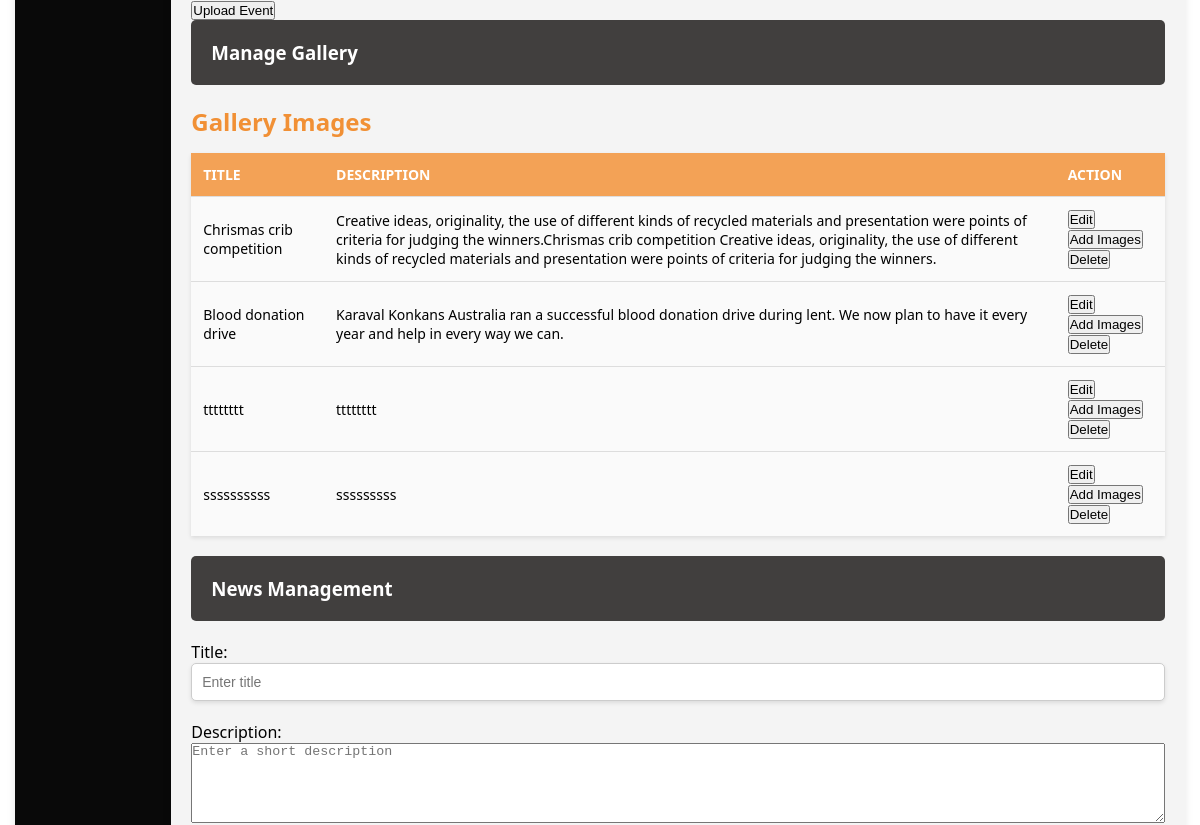
/admin (signed in, middle part), run on an earlier commit of the app's database.
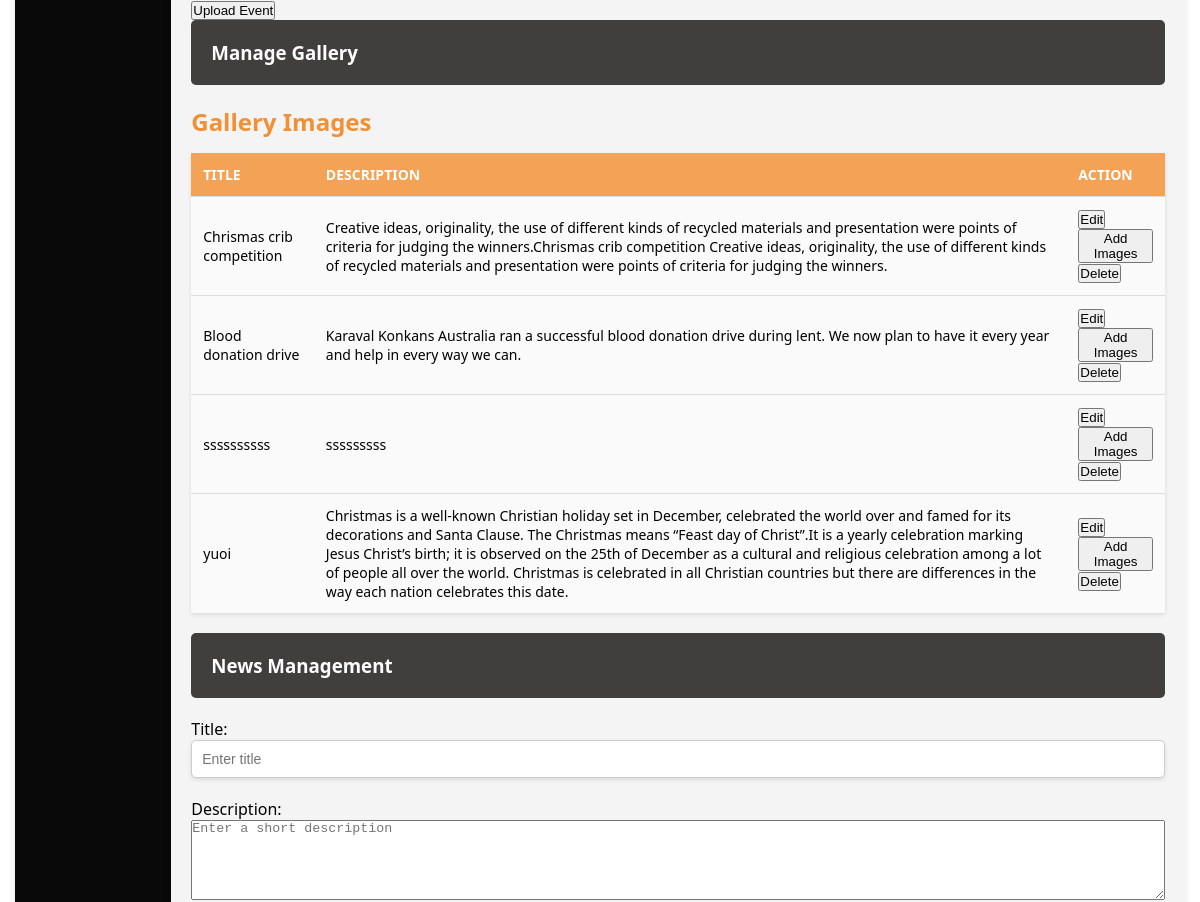
And on a later commit of the database.
### tables this page shows
CREATE TABLE gallery (
    id INTEGER PRIMARY KEY AUTOINCREMENT,
    title TEXT NOT NULL,
    description TEXT NOT NULL,
    file_path TEXT NOT NULL
    , uploaded_at TIMESTAMP);

### app.py (the view)
@app.route('/admin')
def admin_panel():
    if 'admin_id' not in session:
        flash("Please log in as an admin to access this page.", "danger")
        return redirect(url_for('admin_login'))
    with sqlite3.connect(DB_PATH) as conn:
        cursor = conn.cursor()
        query = '''
        SELECT
        u.user_id AS UserID,
    u.name AS Name,
    u.email AS Email,
    u.phone AS Phone,
    f.nearest_city AS NearestCity,
    f.details AS Details,
    f.num_children AS NumberOfChildren
FROM users u
LEFT JOIN family_details f ON u.user_id = f.user_id;
        '''
        cursor.execute(query)
        registrations = cursor.fetchall()
        cursor.execute("SELECT event_id, title, description FROM events WHERE category='upcoming' ORDER BY uploaded_at DESC")
        upcoming_events = cursor.fetchall()
        cursor.execute("SELECT title, description, event_id FROM events WHERE category='past' ORDER BY uploaded_at DESC")
        past_events = cursor.fetchall()
        cursor.execute('''
        SELECT er.registration_id, er.event_id, e.title, er.name, er.email, er.phone, er.num_people
        FROM event_registrations er
        JOIN events e ON er.event_id = e.event_id
        ORDER BY er.registration_id DESC
        ''')
        event_registrations = cursor.fetchall()
        cursor.execute("SELECT COUNT(*) FROM users")
        total_users = cursor.fetchone()[0]
        cursor.execute("SELECT COALESCE(SUM(num_people), 0) FROM event_registrations")
        total_event_registrations = cursor.fetchone()[0]
        cursor.execute('''
            SELECT e.title, COALESCE(SUM(er.num_people), 0)
            FROM event_registrations er
            JOIN events e ON er.event_id = e.event_id
            GROUP BY e.title
        ''')
        event_chart_data = cursor.fetchall()
        cursor.execute('''
            SELECT COALESCE(f.nearest_city, 'None'), COALESCE(SUM(er.num_people), 0)
            FROM event_registrations er
            JOIN users u ON er.email = u.email
            LEFT JOIN family_details f ON u.user_id = f.user_id
            GROUP BY f.nearest_city
        ''')
        event_city_chart_data = cursor.fetchall()
        cursor.execute("SELECT id, title, description, file_path FROM gallery")
        gallery_images = cursor.fetchall()
    cursor.execute("SELECT id, title, description FROM news ORDER BY id DESC")
    news_articles = cursor.fetchall()
    conn.close()
    formatted_news = [{"id": row[0], "title": row[1], "description": row[2]} for row in news_articles]
    return render_template(
        "admin.html",
        registrations=registrations,
        upcoming_events=upcoming_events,
        past_events=past_events,
        event_registrations=event_registrations,  # Pass event registrations to the template
        total_users=total_users,
        total_event_registrations=total_event_registrations,
        event_chart_data=event_chart_data,
        event_city_chart_data=event_city_chart_data,
        gallery_images=gallery_images,
        news_articles=formatted_news
    )

### templates/admin.html (shortened to what this page needs)
<!DOCTYPE html>
<html lang="en">
<head>
    <link rel="stylesheet" href="{{ url_for('static', filename='css/index.css') }}">
</head>
<body>
    <div class="container">
        <div class="sidebar">
        </div>
        <div class="main-content">
            <div class="section" id="Content Management">
<div class="section" id="galleryManagement">
    <div class="gallery-upload">
<form action="{{ url_for('upload_gimages') }}" method="POST" enctype="multipart/form-data">
    <br>
    <br>
    <button type="submit">Upload Event</button>
</form>
    </div>
    <h3 style="background-color: rgb(65, 63, 62); padding: 20px; color: white;">Manage Gallery</h3>
    <h2>Gallery Images</h2>
    <table class="table table-striped table-bordered">
        <thead class="thead-dark">
            <tr>
                <th>Title</th>
                <th>Description</th>
                <th>Action</th>
            </tr>
        </thead>
        <tbody>
            {% for image in gallery_images %}
            <tr>
                <td>{{ image[1] }}</td>
                <td>{{ image[2] }}</td>
                <td>
                    <button class="btn btn-primary btn-sm edit-btn" data-id="{{ image[0] }}">Edit</button>
                    <button class="btn btn-success btn-sm add-images-btn" data-id="{{ image[0] }}">Add Images</button>
                    <button class="btn btn-danger btn-sm delete-btn" data-id="{{ image[0] }}">Delete</button>
                </td>
            </tr>
            {% endfor %}
        </tbody>
    </table>
</div>
<div class="section" id="newsManagement">
    <h3 style="background-color: rgb(65, 63, 62); padding: 20px; color: white;">News Management</h3>
    <form id="newsForm" action="/admin" method="POST" enctype="multipart/form-data">
        <label>Title:</label>
        <input type="text" id="newsTitle" name="title" placeholder="Enter title" required style="width: 100%;">
        <label>Description:</label>
        <textarea id="newsDescription" name="description" placeholder="Enter a short description" required style="width: 100%; height: 80px;"></textarea>
    </form>
</div>
            </div>
        </div>
    </div>
</body>
</html>

What changed in the data, as far as the page shows it:
removed gallery: title "tttttttt", description "tttttttt"
added gallery: title "yuoi", description "Christmas is a well-known Christian holiday set in December, celebrated the world over and famed for its decorations and Santa Clause. The Christmas means “Feast day of Christ”.It is a yearly celebration marking Jesus Christ’s birth; it is observed on the 25th of December as a cultural and religious celebration among a lot of people all over the world. Christmas is celebrated in all Christian countries but there are differences in the way each nation celebrates this date."
